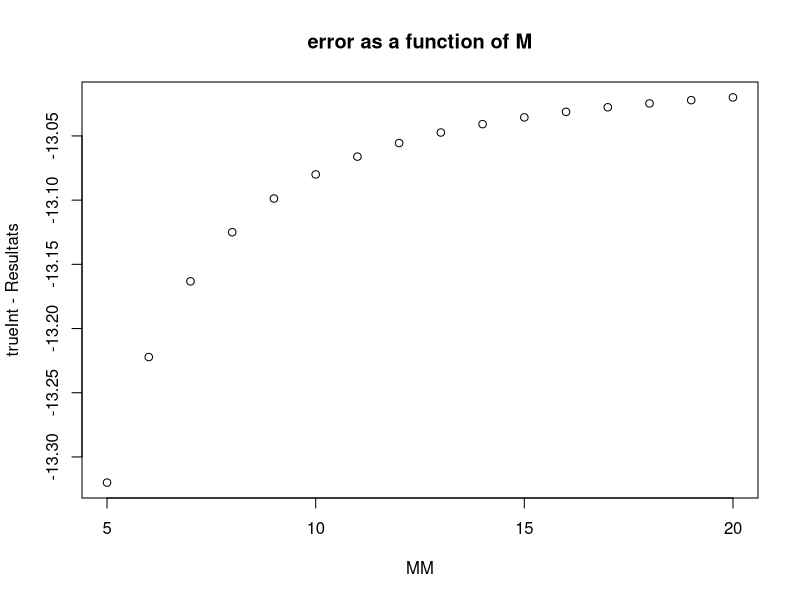
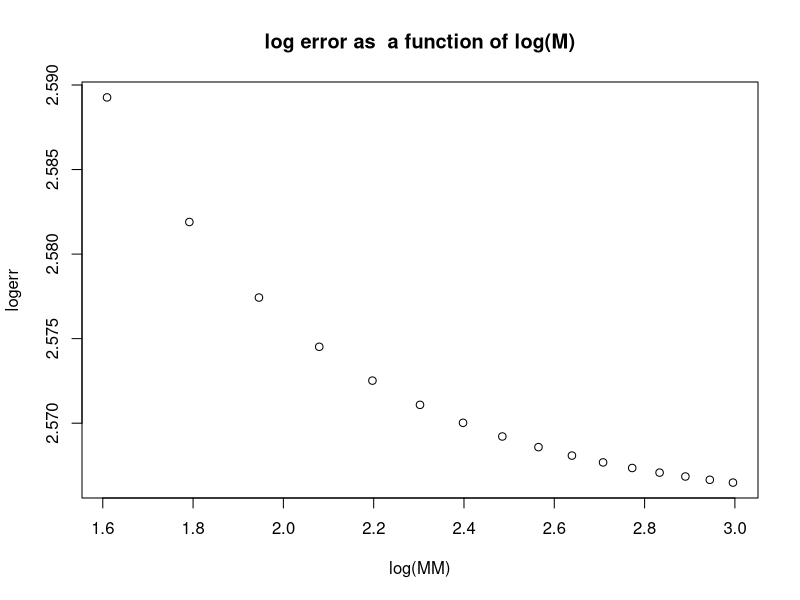
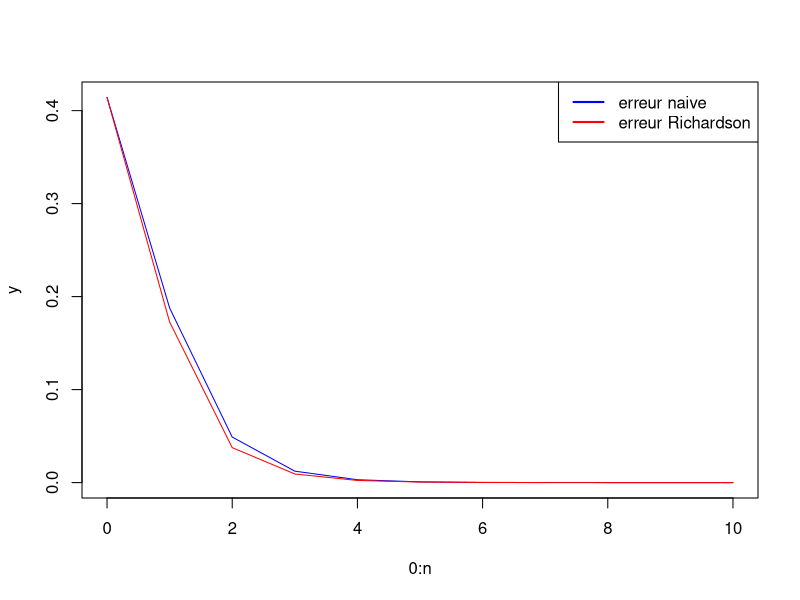
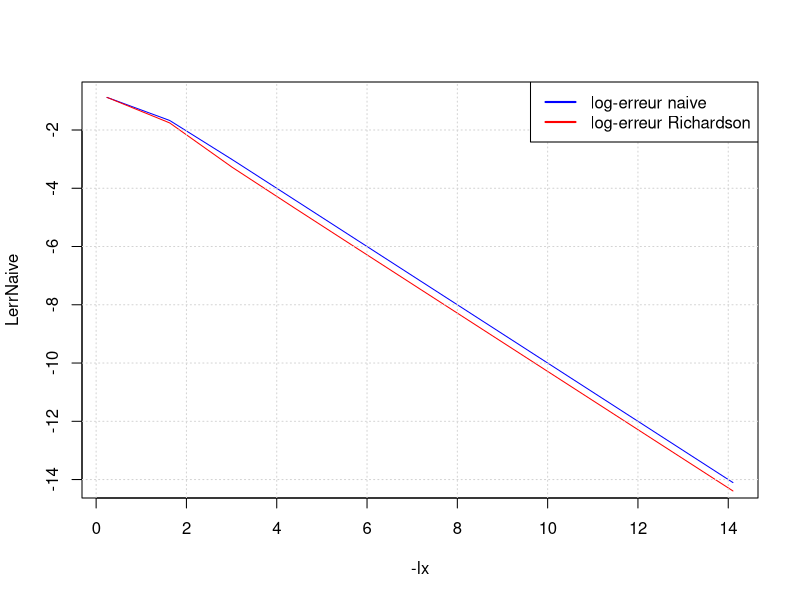

Generate these figures, in order, with R:
#' ---
#' title: "MACS205 : TD3"
#' output: html_document
#' author: Régis Gourdel
#' ---
#' 
#' **Exercice 1**
#' 
#' *1/*
#' On a :
#' $$\hat{I}_{a,b,M} = h \left[ \frac{f(a) + f(b)}{2} + \sum_{m = 1}^{M - 1} f(a + mh) \right]\ .$$
#' Donc, on a en particulier $w_0 = w_M = \frac{1}{2}$ et $\forall m \in [\![ 1, M - 1 ]\!], w_m = 1$.
#'
#' *2/*
trapezeInt = function(FUN,a,b,M){
    ##' TRAPEZOIDAL INTEGRATION RULE (COMPOSITE)
    ##' @param FUN : the function to be integrated
    ##' @param a, b : interval end points 
    ##' @param M : number of intervals (each of size (b-a)/M)
    ##' @return: the value of the composite trapezoidal quadrature. 
    x = seq(a,b, length.out= M+1)
    y = sapply(x, FUN)
    h = (b-a)/M
    q = h * (y[1]/2 + sum(y[2:M]) + y[M + 1]/2)
    return(q)
}

#' Test :
trapezeInt(cos,0,pi/2,10)
trapezeInt(cos,0,pi/2,100)

#' *3/*
#' Montrons que la méthode est d'ordre 1. Par linéarité de la formule il suffit de le montrer pour $1$ et $X$ sur tout intervalle.
#' Soient $a$ et $b$ réels, $a < b$.
#' On a
#' \begin{align*}
#' & \hat{I}_{a,b,1}(1) = h = b - a = \int_a^b 1 \\
#' & \hat{I}_{a,b,1}(X) = h \cdot \frac{a + b}{2} = \frac{(b - a)(b + a)}{2} = \frac{b^2}{2} - \frac{a^2}{2} = \int_a^b X
#' \end{align*}
#' 
#' Mais on a $\hat{I}_{0,1,1}(X^2) = 1 \cdot \frac{0 + 1}{2} = \frac{1}{2} \neq \frac{1}{3} = \int_a^b X^2$, ce qui prouve que la méthode est d'ordre $1$.
#' 

#' **Exercice 2**
#' 
refineTrapeze = function(FUN,a,b,M,q){
  ##' refinement of the subdivision step: incremental method
  ##' @param FUN : the function to be integrated
  ##' @param a, b : interval end points 
  ##' @param M : initial number of intervals (each of size (b-a)/M)
  ##'  having been used to compute q
  ##' @param  q : the value of the trapezoidal  quadrature method
  ##'  of stepsize (b-a)/M
  ##' @return : the value of the quadrature for a stepsize h' = h/2
  h = (b-a)/M
  x = seq(a,b, length.out = M+1)[1:M] + h/2
  ##  x : a vector of size M :
  ##     the additional abscissas where 'fun' must be evaluated.
  y = sapply(x, FUN)
  Q = q/2 + sum(y)*(h/2)
  return(Q)
}

#' Test
p4 = function(x){x^4}
M = 5
myfun = p4
Qh = trapezeInt(myfun, 0, 1, M)
refineQh = refineTrapeze(myfun,0,1,M, Qh)
Qh2 = trapezeInt(myfun, 0, 1, 2*M)
err = Qh2 - refineQh
err


#' **Exercice 3**
#' 
#' *1/*
#' On a, par changement de variable affine $x = \frac{a + b}{2} + \frac{b - a}{2}t$ :
#' $$\lambda_i = \frac{1}{b - a} \int_a^b l_i(x)\ \mathrm{d}x = \frac{1}{2} \int_{-1}^1 l_i \left( \frac{a + b}{2} + \frac{b - a}{2}t \right) \mathrm{d}t$$
#' Notons $(t_i)_{0 \leq i \leq n}$ les $n + 1$ nœuds équidistants sur $[-1,1]$, de sorte que $x_i = \frac{a + b}{2} + \frac{b - a}{2}t$ et $x_i - x_j = \frac{b - a}{2}(t_i - t_j)$.
#' Alors on a
#' $$l_i \left( \frac{a + b}{2} + \frac{b - a}{2}t \right) = \prod_{j \neq i} \frac{b - a}{2} \cdot \frac{t - t_j}{x_i - x_j} = \prod_{j \neq i} \frac{t - t_j}{t_i - t_j}$$
#' d'où $\lambda_i = \frac{1}{2} \int_{-1}^1 \tilde{l}_i(u)\ \mathrm{d}u$.
#' 
#' *2/*
#' Dans le cas $n = 3$ on a $t_0 =-1, t_1 = 0, t_2 = 1$.
#' Alors $\lambda_0 = \frac{1}{2} \int_{-1}^1 \frac{x(x - 1)}{2} = \frac{1}{4} \left[ \frac{x^3}{3} - \frac{x^2}{2} \right]_{-1}^1 = \frac{1}{6}$.
#' Par symétrie il vient $\lambda_2 = \frac{1}{6}$ et on a
#' $$\sum \lambda_i = \frac{1}{2} \int_{-1}^1 \sum_i \tilde{l}_i(u)\ \mathrm{d}u = \frac{1}{2} \int_{-1}^1 L_3 \mathbf{1} = 1$$
#' donc $\lambda_1 = \frac{4}{6}$.
#' 
#' 
#' **Exercice 4**
#' 
#' *1/*
#' On pose $\forall i \in [\![ 0,M ]\!], x_i = a + ih$.
#' On a :
#' \begin{align*}
#' \hat{I}_{S,h} & = \sum_{i = 0}^{M - 1} \left[ \frac{1}{6} f(x_i) + \frac{2}{3} f \left( \frac{x_i + x_{i + 1}}{2} \right) + \frac{1}{6} f(x_{i + 1}) \right] \cdot h \\
#'               & = h \cdot \left( \frac{f(x_0) + f(x_M)}{6}  + \frac{1}{3} \sum_{i = 1}^{M - 1} f(x_i) + \frac{2}{3} \sum_{i = 0}^{M - 1} f \left( \frac{x_i + x_{i + 1}}{2} \right) \right) \\
#'               & = h \left( \frac{1}{6} f(a) + \frac{2}{3} f(a + h/2) + \sum_{i = 1}^{M - 1} \left[ \frac{1}{3} f(x_i) + \frac{2}{3} f(x_i + h/2) \right] + \frac{1}{6} f(b) \right)
#' \end{align*}
#' 
#' Or on a également :
#' $$\hat{I}_{T,h} = h \left( \frac{1}{2} f(a) + \sum_{i = 1}^{M - 1} f(x_i) + \frac{1}{2} f(b) \right)$$
#' et
#' $$\hat{I}_{T,h/2} = h \left( \frac{1}{4} f(a) + \frac{1}{2} f(a + h/2) + \sum_{i = 1}^{M - 1} \left[ \frac{1}{2} f(x_i) + \frac{1}{2} f(x_i + h/2) \right] + \frac{1}{4} f(b) \right)$$
#' d'où
#' $$\hat{I}_{S,h} = \frac{4}{3} \hat{I}_{T,h/2} - \frac{1}{3} \hat{I}_{T,h}\ .$$
#' 
simpsonInt = function(FUN,a,b,M){
  ##' Simpson integration via trapeze rule
  ##' uses the fact that 
  ##' simpson(h) = 4/3(trapeze(h/2) - 1/4 trapeze(h))
  h = (b-a)/M;
  qtrapeze = trapezeInt(FUN,a,b,M)
  qrefined = refineTrapeze(FUN,a,b,M,qtrapeze)
  q = 4/3*qrefined - 1/4*qtrapeze
  return(q)
}

#' *2/*
#' Test
d = 3
a = 1; b=5;

MyPolynome = function(x){x^d}
trueInt = (b^(d+1) - a^(d+1))/(d+1);

MM = 5:20
Resultats = rep(0,length(MM));
for (i in  1:length(MM)){
    Resultats[i]  = simpsonInt(MyPolynome,a,b,MM[i]);
    ## pi/2, 2*pi+pi/2, MM(i));
}

plot(MM,trueInt-Resultats);
title("error as a function of M")

if(max(abs(trueInt-Resultats)) > trueInt * .Machine$double.eps*10 ){
    logerr = log(abs(trueInt-Resultats));
    plot(log(MM),logerr);
    title("log error as  a function of log(M)")
    neval = length(logerr)
    pente = (logerr[neval] - logerr[1])/(log(MM[neval]) - log(MM[1]))
    pente
}

#' Plaçons nous sur un intervalle $[a,b]$ de taille $h = \frac{1}{M}$.
#' Notons $\epsilon$ l'epsilon machine.
#' On cherche
#' $$\min \left\{ d \in \mathbf{N} \mid \left\vert \frac{I(X^d) - \hat{I}(X^d)}{I(X^d)} \right\vert \geq 10 \cdot \epsilon \right\}$$
#' 
#' On emploie une méthode de Newton-Cotes de rang 2 donc d'ordre $N = 3$.
#' Donc l'erreur d'intégration est nulle pour tout $d \in [\![ 0,3 ]\!]$.
#' Donc la condition a une chance d'être vérifié à partir de $d = 4$ où l'erreur ainsi que l'erreur relative seront forcément non nulle sur certains intervalles.
#' 
#' 

#' **Exercice 5**
#' 
#' *1/*
#' Avec l'hypothèse $f^{(4)}(\xi_M) \simeq f^{(4)}(\xi) = C^{te}$ on a :
#' $$E_{2M}/E_M \simeq \frac{K f^{(4)}(\xi) (h/2)^4}{K f^{(4)}(\xi) h^4} = \frac{1}{16}\ .$$
#' 
#' *2/*
#' On a
#' $$I_{2M} - I_M = E_{2M} - E_M \simeq \frac{1}{16} E_M - E_M = -\frac{15}{16} E_M = - 15 \cdot E_{2M}$$
#' d'où
#' $$E_{2M} \simeq \frac{I_M - I_{2M}}{15}\ .$$

evalErrSimpson = function(FUN,a,b,M){
  ## Computes an approximation E of the error 
  ## for the composite Simpson rule of step h=(b-a)/(2M). 
  ##This requires computing I_M and I_{2M}. 
  ##The value  q = I_{2M} is also returned. 
  qth = trapezeInt(FUN,a,b,M)   ## M +1 evaluations
  qth2 = refineTrapeze ( FUN,a,b,M,qth )  ## M evaluations
  qth4 = refineTrapeze ( FUN,a,b,2*M,qth2 )   ## 2M evaluations
  simps_h  = 4/3*(qth2 - 1/4* qth)
  simps_h2 = 4/3*(qth4 - 1/4* qth2)
  q = simps_h2
  E = (simps_h - simps_h2)/15
  return(c(E,q))
}

#' *3/*
#'Test de l'évaluation de l'erreur :
d = 13.4 ; M=9
a = 0.5; b=3;
pol = function(x){x^d}
trueInt = (b^(d+1) - a^(d+1))/(d+1)
vv= evalErrSimpson(pol,a,b, M)
q = vv[2] ; E = vv[1]
estErr = E
trueErr = q - trueInt
relativeErrorOnError = (trueErr - estErr)/trueErr
relativeErrorOnError


#' **Exercice 6**
#'
#' *1/*
#' 
#' On a $p_{m,k}(x) = L_{k - m}^{x_=mM,\ldots,x_k} A(x)$.
#' Or on remarque par des calculs immédiat que $\frac{(x - x_m) p_{m + 1,k}(x) - (x - x_k) p_{m,k - 1}(x)}{x_k - x_m}$ coïncide avec $p_{m,k}(x)$ sur tous les $x_m,\ldots,x_k$, soit en $k + 1$ points disctincts.
#' Puisqu'ils sont de degré $k$ on en déduit l'égalité voulue.
#' 
#' *2/*
#' D'après le résultat précédent il vient :
#' \begin{align*}
#' q_{m,k} & = \frac{-x_m q_{m + 1,k} + x_k q_{m,k - 1}}{x_k - x_m} \\
#'         & = \frac{q_{m + 1,k} - \frac{x_k}{x_m} q_{m,k - 1}}{1 - \frac{x_k}{x_m}} \\
#'         & = \frac{q_{m + 1,k} - \delta^{k - m} q_{m,k - 1}}{1 - \delta^{k - m}}
#' \end{align*}
#' 
#' *3/*
#' En posant $i = k$ et $j = i - m$ on déduit directement du résultat précédent :
#' $$A_{i,j} = q_{i - j,i} = \frac{q_{i - j + 1,i} - \delta^{j} q_{i - j,i - 1}}{1 - \delta^j} = \frac{A_{i,j - 1} - \delta^{j} A_{i - 1,j - 1}}{1 - \delta^j}\ .$$
#' 
#' 
richardson = function(FUN,n,t,delta){
  ## Calcule le tableau des differences  divisees en 0 du 
  ## polynome d'interpolation en t,delta t, ... delta^n t
  ## renvoie un vecteur de taille n+1:
  ## le vecteur des A_{k,k}, k= 0 .. n 
  ## (pas la matrice).   
  ## La meilleure approximation est le dernier element A[n+1].
  ##
  lx = log(t)  +  log(delta) *(0:n)
  x = exp(lx) 
  A = sapply(x,FUN) 
  for( j in 2:(n+1)){
    A[j : (n+1)] = (A[j : (n+1)] - delta^j * A[(j-1) : n]) / (1 - delta^j)
  }
  return(A)
}

#' Test :
myfun = function(x){sin(x)+ (cos(x)-1)*sin(2*x)}
n =10 ; t =pi/4 ;  delta = 1/4
A = richardson(myfun,n,t,delta)
lx = log(t) +  log(delta)*(0:n)
x = exp(lx);
y = sapply(x,myfun);

plot(0:n, y,col='blue', type = "l")
lines( 0:n,A,col='red');
legend('topright', legend=c('erreur naive', 'erreur Richardson'),
       col=c('blue', 'red'), lwd=2)

#'
dev.new()
LerrRich = log(abs(A - myfun(0))) ;
LerrNaive = log(abs(y - myfun(0)));
plot(-lx, LerrNaive,col='blue',type='l')
lines(-lx, LerrRich,col='red')
grid()
legend('topright', legend=c('log-erreur naive','log-erreur Richardson'),
       col=c('blue', 'red'), lwd=2)


#' **Exercice 7**

romberg = function(FUN,n,a,b,M){## methode de Romberg avec n etapes
  ## appliquee sur la fonction FUN sur l'intervalle (a,b), avec un
  ## pas initial h = (b-a)/M
  h= (b-a)/M 
  A = rep(0, n+1)
  A[1] = trapezeInt(FUN,a,b,M);
  Mc = M
  ## initialisation des differences divisees
  for( i in 2:(n+1)){
    A[i] = refineTrapeze( FUN,a,b, Mc, q= A[i-1])
    Mc = 2*Mc 
  }
  delta = 1/4;
  for (j in 2:(n+1)){
    ## A[j : (n+1) ] = ## completer sur le modele de richardson
  }
  return(A)
}


#' test
# d=6
# myfun = function(x){x^d}
# n =10; M = 5; a= 0 ; b = 1.5
# A = romberg(myfun, n, a, b , M)
# B = rep(0,n+1)
# B[1] = trapezeInt(myfun,a,b,M) 
# Mc = M
# for( i in  2:(n+1)){
#     B[i] = refineTrapeze( myfun,a,b, Mc, B[i-1])
#     Mc = 2* Mc 
# }
# 
# plot(0:n, B,col='blue', type='l')
# lines( 0:n, A,col = 'red');
# 
# LerrRich = log(abs(A - (b^(d+1) - a^(d+1))/(d+1))) ;  
# LerrNaive = log(abs(B - (b^(d+1) - a^(d+1))/(d+1)));
# plot((0:n), LerrNaive/log(4),col='blue',type='l')
# lines( (0:n), LerrRich/log(4), col='red')
# grid()
# legend('topright', legend=c('log-erreur naive', 'log-erreur Romberg'),
#        col=c('blue', 'red'), lwd=2)